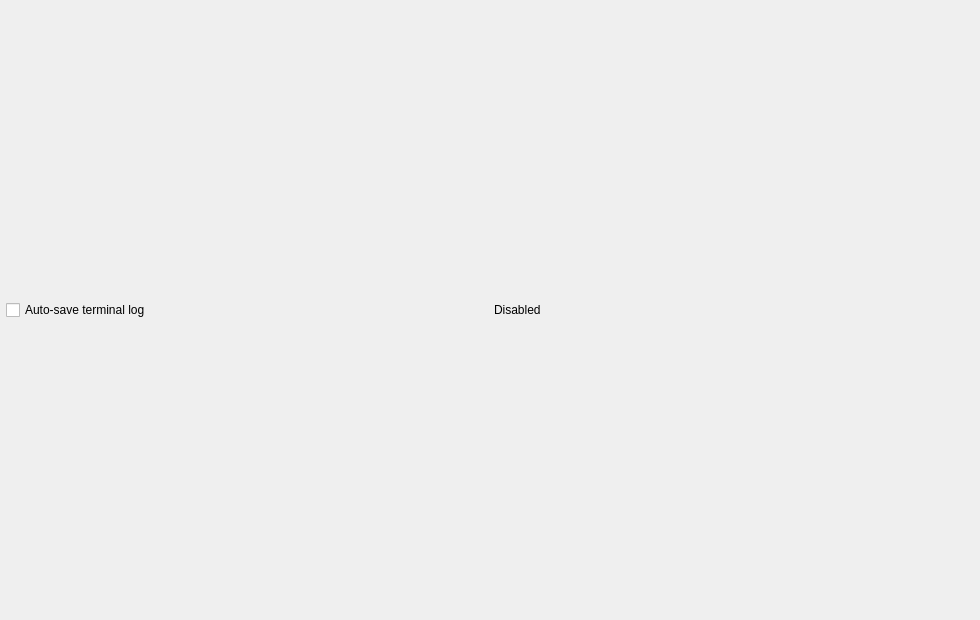
<?xml version="1.0" encoding="UTF-8"?>
<ui version="4.0">
 <class>TerminalWindow</class>
 <widget class="QWidget" name="TerminalWindow">
  <property name="geometry">
   <rect><x>0</x><y>0</y><width>980</width><height>620</height></rect>
  </property>
  <property name="windowTitle">
   <string>Terminal</string>
  </property>
  <layout class="QVBoxLayout" name="rootLayout">
   <property name="spacing"><number>0</number></property>
   <property name="leftMargin"><number>0</number></property>
   <property name="topMargin"><number>0</number></property>
   <property name="rightMargin"><number>0</number></property>
   <property name="bottomMargin"><number>0</number></property>
   <item>
    <widget class="QWidget" name="titleBarHost">
     <layout class="QVBoxLayout" name="titleBarLayout">
      <property name="spacing"><number>0</number></property>
      <property name="leftMargin"><number>0</number></property>
      <property name="topMargin"><number>0</number></property>
      <property name="rightMargin"><number>0</number></property>
      <property name="bottomMargin"><number>0</number></property>
     </layout>
    </widget>
   </item>
   <item>
    <widget class="QWidget" name="terminalToolsWidget">
     <property name="minimumSize">
      <size><width>0</width><height>24</height></size>
     </property>
     <property name="maximumSize">
      <size><width>16777215</width><height>24</height></size>
     </property>
     <layout class="QHBoxLayout" name="toolsLayout">
      <property name="spacing"><number>8</number></property>
      <property name="leftMargin"><number>6</number></property>
      <property name="topMargin"><number>0</number></property>
      <property name="rightMargin"><number>6</number></property>
      <property name="bottomMargin"><number>0</number></property>
      <item>
       <widget class="QCheckBox" name="autoSaveLogCheck">
        <property name="text">
         <string>Auto-save terminal log</string>
        </property>
       </widget>
      </item>
      <item>
       <widget class="QLabel" name="autoSaveLogPathLabel">
        <property name="text">
         <string>Disabled</string>
        </property>
       </widget>
      </item>
     </layout>
    </widget>
   </item>
   <item>
    <widget class="QSplitter" name="terminalSplitter">
     <property name="orientation">
      <enum>Qt::Horizontal</enum>
     </property>
    </widget>
   </item>
  </layout>
 </widget>
 <resources/>
 <connections/>
</ui>
